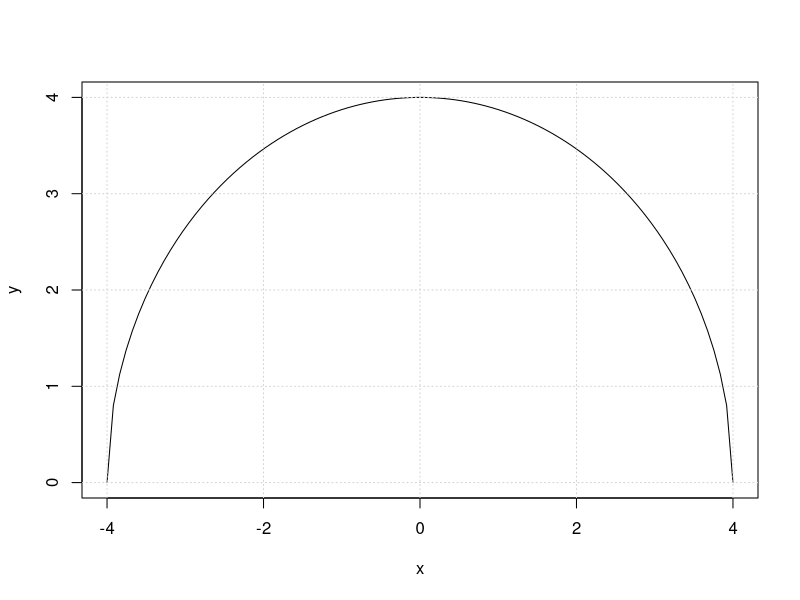

Source code (R):
## ---- chunk 1
   func = function(x){sqrt((4^2-x^2))}
   x = seq(-4, 4, length=100)
   y = sapply(x, FUN=func)

   plot(x, y, type='l')
   grid()
